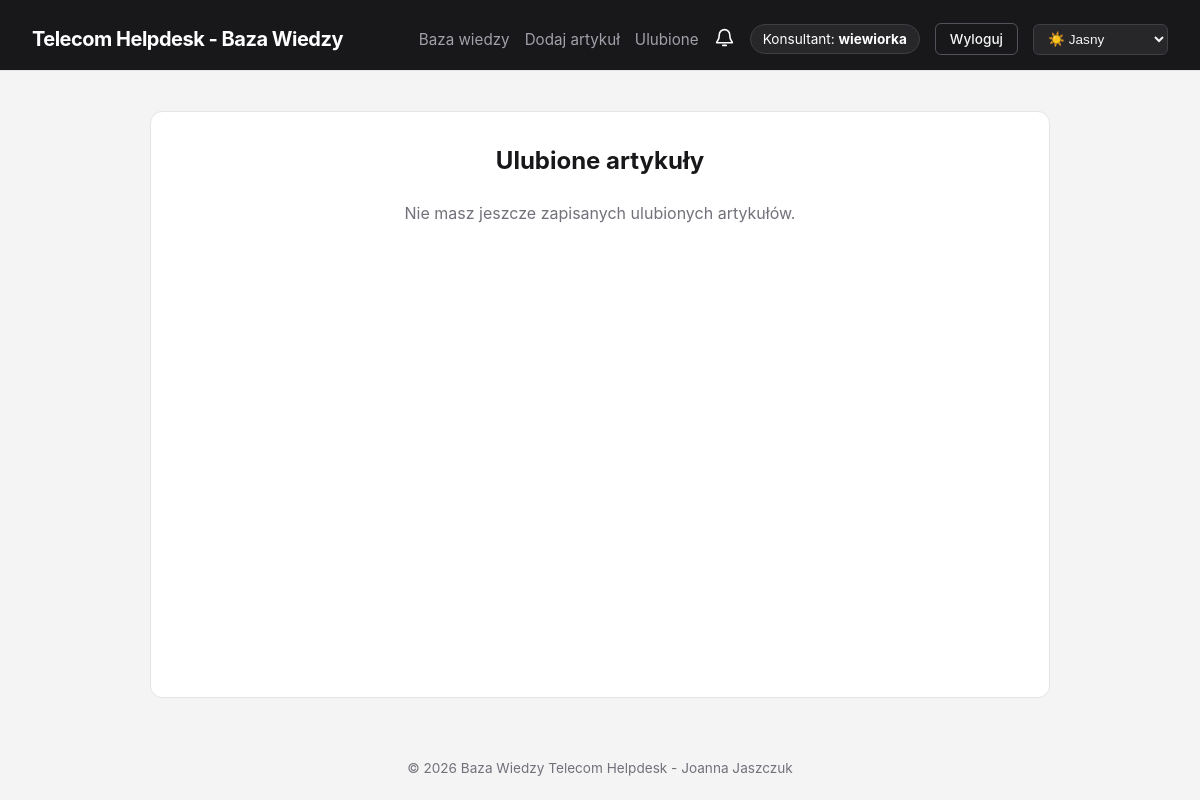
Before: /favorites.php (signed in) with the older database file.
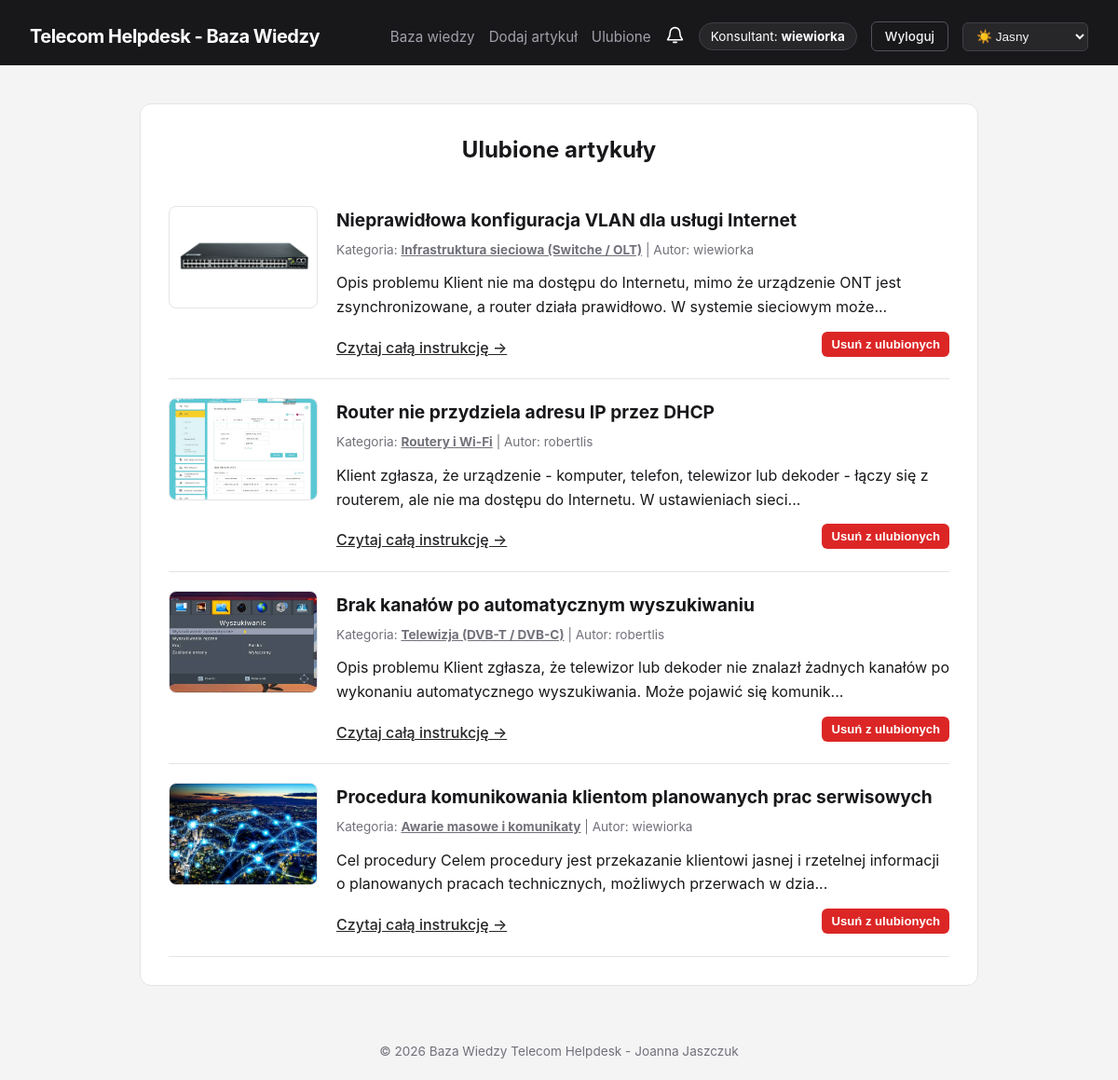
After: the same page with the newer database file.
### tables this page shows
CREATE TABLE `articles` (
  `id` int(11) NOT NULL,
  `title` varchar(255) NOT NULL,
  `content` text NOT NULL,
  `image` varchar(255) DEFAULT NULL,
  `category_id` int(11) NOT NULL,
  `user_id` int(11) NOT NULL,
  `is_pinned` tinyint(1) NOT NULL DEFAULT 0,
  `is_archived` tinyint(1) NOT NULL DEFAULT 0,
  `created_at` timestamp NOT NULL DEFAULT current_timestamp()
);

CREATE TABLE `categories` (
  `id` int(11) NOT NULL,
  `name` varchar(100) NOT NULL
);

CREATE TABLE `users` (
  `id` int(11) NOT NULL,
  `username` varchar(50) NOT NULL,
  `password` varchar(255) NOT NULL,
  `role` varchar(20) NOT NULL DEFAULT 'user',
  `is_active` tinyint(1) NOT NULL DEFAULT 1,
  `created_at` timestamp NOT NULL DEFAULT current_timestamp()
);

### favorites.php (the view, shortened to what this page needs)
<?php
require_once 'includes/db.php';
$stmt = $pdo->prepare(
    'SELECT a.*, c.name AS category_name, u.username
     FROM favorites f
     JOIN articles a ON a.id = f.article_id
     JOIN categories c ON c.id = a.category_id
     JOIN users u ON u.id = a.user_id
     WHERE f.user_id = ?
     ORDER BY f.created_at DESC'
);
$stmt->execute([$_SESSION['user_id']]);
$articles = $stmt->fetchAll();
require_once 'includes/header.php';
?>
<h2 class="page-heading">Ulubione artykuły</h2>
<?php if (empty($articles)): ?>
    <p class="empty-state">Nie masz jeszcze zapisanych ulubionych artykułów.</p>
<?php else: ?>
    <div class="articles-list">
        <?php foreach ($articles as $article): ?>
            <article class="article-card">
                <?php if (!empty($article['image']) && file_exists('uploads/' . $article['image'])): ?>
                    <div class="article-thumbnail">
                        <a href="article.php?id=<?= $article['id'] ?>">
                            <img src="uploads/<?= htmlspecialchars($article['image']) ?>" alt="<?= htmlspecialchars($article['title']) ?>">
                        </a>
                    </div>
                <?php endif; ?>
                <div class="article-body">
                    <h3><a href="article.php?id=<?= $article['id'] ?>"><?= htmlspecialchars($article['title']) ?></a></h3>
                    <p class="article-meta">
                        Kategoria: <a class="category-link" href="index.php?cat=<?= $article['category_id'] ?>"><strong><?= htmlspecialchars($article['category_name']) ?></strong></a>
                        | Autor: <?= htmlspecialchars($article['username']) ?>
                    </p>
                    <p><?= htmlspecialchars(mb_substr($article['content'], 0, 150)) ?>...</p>
                    <div class="favorite-actions">
                        <a href="article.php?id=<?= $article['id'] ?>" class="read-more">Czytaj całą instrukcję &rarr;</a>
                        <form method="POST" action="article.php?id=<?= $article['id'] ?>">
                            <button type="submit" class="danger-button">Usuń z ulubionych</button>
                        </form>
                    </div>
                </div>
            </article>
        <?php endforeach; ?>
    </div>
<?php endif; ?>
<?php require_once 'includes/footer.php'; ?>

### includes/header.php (shortened to what this page needs)
<?php
$unreadNotifications = 0;
if (isset($_SESSION['user_id'])) {
    $notificationStmt = $pdo->prepare(
        'SELECT n.id, n.message, n.is_read, n.created_at, COALESCE(c.article_id, n.article_id) AS article_id
         FROM notifications n
         LEFT JOIN comments c ON c.id = n.comment_id
         WHERE n.user_id = ?
         ORDER BY n.created_at DESC
         LIMIT 8'
    );
    $notificationStmt->execute([$_SESSION['user_id']]);
    $notifications = $notificationStmt->fetchAll();
    foreach ($notifications as $notification) {
        $unreadNotifications += (int)!$notification['is_read'];
    }
}
?>
<!DOCTYPE html>
<html lang="pl">
<head>
    <link rel="stylesheet" href="assets/css/style.css">
</head>
<body>
    <header class="main-header">
        <div class="logo">
            <h1><a href="index.php">Telecom Helpdesk - Baza Wiedzy</a></h1>
        </div>
        <nav class="nav-links">
            <a href="index.php">Baza wiedzy</a>
            <?php if (isset($_SESSION['user_id'])): ?>
                <a href="add_article.php">Dodaj artykuł</a>
                <a href="favorites.php">Ulubione</a>
                <details class="notifications-menu">
                    <summary class="notification-summary <?= $unreadNotifications > 0 ? 'has-unread' : '' ?>" aria-label="Powiadomienia">
                        <svg class="notification-icon" viewBox="0 0 24 24" aria-hidden="true">
                            <path d="M18 9a6 6 0 0 0-12 0c0 7-3 7-3 9h18c0-2-3-2-3-9M10 21h4" />
                        </svg>
                    </summary>
                </details>
                <span class="user-badge">Konsultant: <strong><?= htmlspecialchars($_SESSION['username']) ?></strong></span>
                <a href="logout.php" class="btn-logout">Wyloguj</a>
            <?php else: ?>
                <a href="login.php">Logowanie</a>
                <a href="register.php">Rejestracja</a>
            <?php endif; ?>
            <select id="theme-switch" class="theme-selector">
                <option value="light">☀️ Jasny</option>
            </select>
        </nav>
    </header>
    <main class="container">

### includes/footer.php (shortened to what this page needs)
</main>
    <footer class="main-footer">
        <p>&copy; <?= date('Y') ?> Baza Wiedzy Telecom Helpdesk - Joanna Jaszczuk</p>
    </footer>
</body>
</html>

### assets/css/style.css (style rules this page uses)
:root, [data-theme="light"] { --bg-main: #f4f4f5; --bg-card: #ffffff; --bg-header: #18181b; --text-main: #18181b; --text-muted: #71717a; --border-color: #e4e4e7; --accent: #27272a; --accent-hover: #3f3f46; --accent-text: #ffffff; }
* { box-sizing: border-box; margin: 0; padding: 0; }
body, .container, .main-header, .article-card, button, input, select, textarea { transition: background-color 0.25s ease, color 0.25s ease, border-color 0.25s ease; }
body { font-family: -apple-system, BlinkMacSystemFont, "Segoe UI", Roboto, sans-serif; background-color: var(--bg-main); color: var(--text-main); line-height: 1.6; min-height: 100vh; display: flex; flex-direction: column; }
.main-header { background-color: var(--bg-header); color: #ffffff; padding: 1rem 2rem; display: flex; justify-content: space-between; align-items: center; border-bottom: 1px solid var(--border-color); }
.main-header .logo h1 a { color: #ffffff; text-decoration: none; font-size: 1.25rem; font-weight: 700; letter-spacing: -0.5px; }
.main-header .logo h1 { margin: 0; line-height: 1.2; }
.main-header .logo { display: flex; align-items: center; }
.nav-links { display: flex; align-items: center; gap: 15px; line-height: normal; transform: translateY(4px); }
.nav-links a { color: #a1a1aa; text-decoration: none; font-size: 0.95rem; }
.notifications-menu { position: relative; }
.notifications-menu summary { display: inline-flex; align-items: center; list-style: none; cursor: pointer; color: #ffffff; }
.notification-icon { width: 21px; height: 21px; fill: none; stroke: currentColor; stroke-linecap: round; stroke-linejoin: round; stroke-width: 1.8; }
.user-badge { background: #27272a; padding: 6px 12px; border-radius: 20px; font-size: 0.85rem; border: 1px solid #3f3f46; }
select.theme-selector { background-color: #27272a; color: #f4f4f5; border: 1px solid #3f3f46; padding: 6px 10px; border-radius: 6px; font-size: 0.85rem; cursor: pointer; width: auto; margin-top: 0; }
select.theme-selector option { background-color: #18181b; color: #f4f4f5; }
.container { max-width: 900px; width: 100%; margin: 40px auto; padding: 30px; background: var(--bg-card); border-radius: 12px; border: 1px solid var(--border-color); flex: 1; }
input[type="text"], input[type="email"], input[type="password"], select, textarea { width: 100%; padding: 10px 12px; margin-top: 6px; border: 1px solid var(--border-color); border-radius: 6px; background-color: var(--bg-main); color: var(--text-main); font-size: 0.95rem; }
button { background-color: var(--accent); color: var(--accent-text); padding: 9px 16px; border: none; border-radius: 6px; font-weight: 600; font-size: 0.9rem; cursor: pointer; text-decoration: none; display: inline-block; }
.nav-links a.btn-logout { background-color: transparent; color: #f4f4f5; border: 1px solid #52525b; padding: 7px 14px; border-radius: 6px; font-weight: 500; font-size: 0.85rem; cursor: pointer; text-decoration: none; display: inline-block; }
a { color: var(--accent); }
.category-link { color: var(--text-muted); }
.auth-heading, .auth-switch, .page-heading { text-align: center; }
.page-heading { margin-bottom: 20px; }
.favorite-actions { display: flex; align-items: center; justify-content: space-between; gap: 12px; flex-wrap: wrap; margin-top: 10px; }
.favorite-actions form { margin-left: auto; }
.danger-button { background: #dc2626; color: #fff; padding: 6px 10px; font-size: 0.82rem; }
.article-card { display: flex; gap: 20px; align-items: flex-start; padding: 20px 0; border-bottom: 1px solid var(--border-color); }
.article-thumbnail { flex-shrink: 0; width: 160px; height: 110px; border-radius: 8px; overflow: hidden; border: 1px solid var(--border-color); }
.article-thumbnail img { width: 100%; height: 100%; object-fit: cover; display: block; }
.article-body { flex: 1; }
.article-body h3 a { color: var(--text-main); text-decoration: none; font-size: 1.2rem; }
.article-meta { font-size: 0.85rem; color: var(--text-muted); margin: 6px 0 12px 0; }
.read-more { display: inline-block; margin-top: 8px; font-weight: 500; }
.main-footer { text-align: center; padding: 20px; color: var(--text-muted); font-size: 0.85rem; }
.empty-state { text-align: center; color: var(--text-muted); }

Changed rows visible on the page:
added articles: image (picture), title "Nieprawidłowa konfiguracja VLAN dla usługi Internet", category.name "Infrastruktura sieciowa (Switche / OLT)", user.username "wiewiorka", content "Opis problemu Klient nie ma dostępu do Internetu, mimo że urządzenie ONT jest zsynchronizowane, a router działa prawidłowo. W systemie sieciowym może"
added articles: image (picture), title "Router nie przydziela adresu IP przez DHCP", category.name "Routery i Wi-Fi", user.username "robertlis", content "Klient zgłasza, że urządzenie - komputer, telefon, telewizor lub dekoder - łączy się z routerem, ale nie ma dostępu do Internetu. W ustawieniach sieci"
added articles: image (picture), title "Brak kanałów po automatycznym wyszukiwaniu", category.name "Telewizja (DVB-T / DVB-C)", user.username "robertlis", content "Opis problemu Klient zgłasza, że telewizor lub dekoder nie znalazł żadnych kanałów po wykonaniu automatycznego wyszukiwania. Może pojawić się komunik"
added articles: image (picture), title "Procedura komunikowania klientom planowanych prac serwisowych", category.name "Awarie masowe i komunikaty", user.username "wiewiorka", content "Cel procedury Celem procedury jest przekazanie klientowi jasnej i rzetelnej informacji o planowanych pracach technicznych, możliwych przerwach w dzia"
Other visible differences:
text no longer shown: "Nie masz jeszcze zapisanych ulubionych artykułów."
